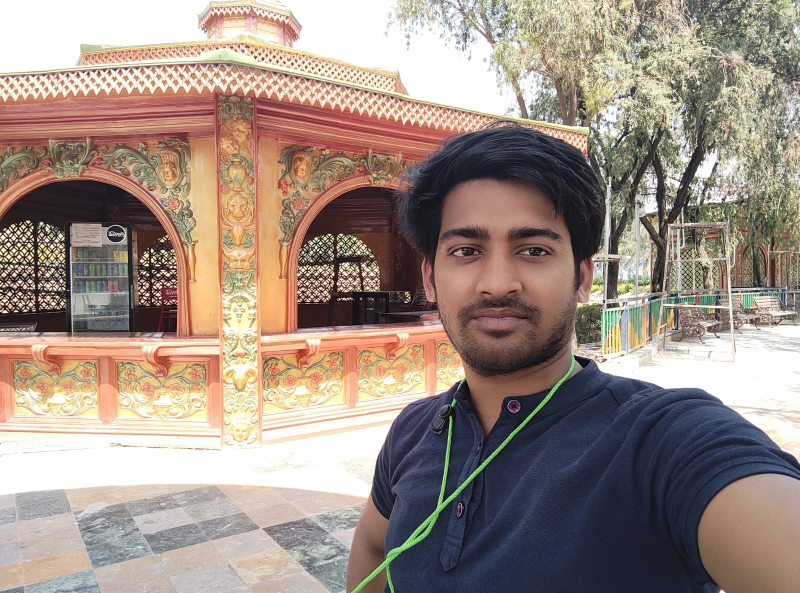
#> input picture OpenCV_Tutorial/vikas1.jpg, 1599 x 1186 px (shown at 1/2 size)
$ jupyter execute Video_Image_2.ipynb
#> lines starting #> are read from the running program, lines starting #| are printed output that depends on the picture
### creating Blank Image

[cell 1]
import cv2
import numpy as np

[cell 2]
img = cv2.imread("vikas1.jpg")
#> img is the input picture: shape (1186, 1599, 3); mean B, G, R 131.9, 141.9, 157.8
img = cv2.resize(img,(500,500))
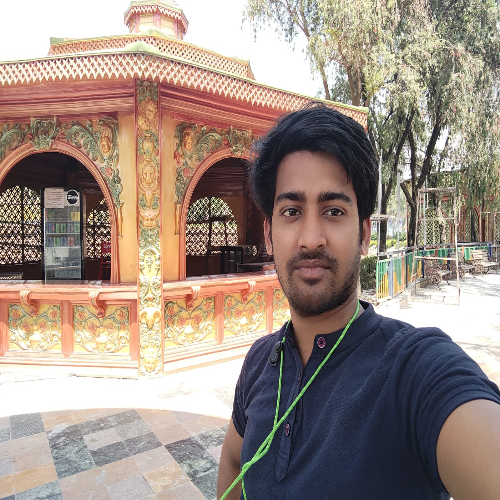
#> img: shape (500, 500, 3); mean B, G, R 131.7, 141.8, 157.7

new_img = np.ones((500,500,3),np.uint8)*255

cv2.imshow("vikas",new_img)
cv2.waitKey(0)
cv2.destroyAllWindows()

[cell 3]
print(img)
#> (printed output is left out)

[cell 4]
print(new_img)

[cell 5]
img = cv2.imread("vikas1.jpg")
img = cv2.resize(img,(500,500))

new_img = np.zeros((500,500,3),np.uint8)*255

cv2.imshow("vikas",new_img)
cv2.waitKey(0)
cv2.destroyAllWindows()

### Color Picker

[cell 6]
import cv2
import numpy as np

[cell 7]
def wscube(x):
    pass

[cell 8]
img = np.zeros((500,500,3),np.uint8)*255
cv2.namedWindow("color")

cv2.createTrackbar("R","color",0,255,wscube)
cv2.createTrackbar("G","color",0,255,wscube)
cv2.createTrackbar("B","color",0,255,wscube)

while True:
    cv2.imshow("color",img)
    if cv2.waitKey(1) & 0xff==ord("p"):
#> (key Esc is pressed here)
